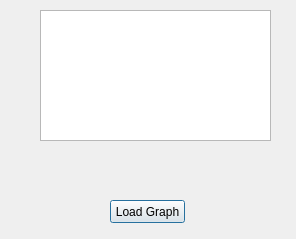
<?xml version="1.0" encoding="UTF-8"?>
<ui version="4.0">
 <class>LoadGraphDialog</class>
 <widget class="QDialog" name="LoadGraphDialog">
  <property name="geometry">
   <rect>
    <x>0</x>
    <y>0</y>
    <width>296</width>
    <height>239</height>
   </rect>
  </property>
  <property name="windowTitle">
   <string>Dialog</string>
  </property>
  <widget class="QPushButton" name="loadGraphButton">
   <property name="geometry">
    <rect>
     <x>110</x>
     <y>200</y>
     <width>75</width>
     <height>23</height>
    </rect>
   </property>
   <property name="text">
    <string>Load Graph</string>
   </property>
  </widget>
  <widget class="QListWidget" name="graphList">
   <property name="geometry">
    <rect>
     <x>40</x>
     <y>10</y>
     <width>231</width>
     <height>131</height>
    </rect>
   </property>
  </widget>
 </widget>
 <resources/>
 <connections/>
</ui>
